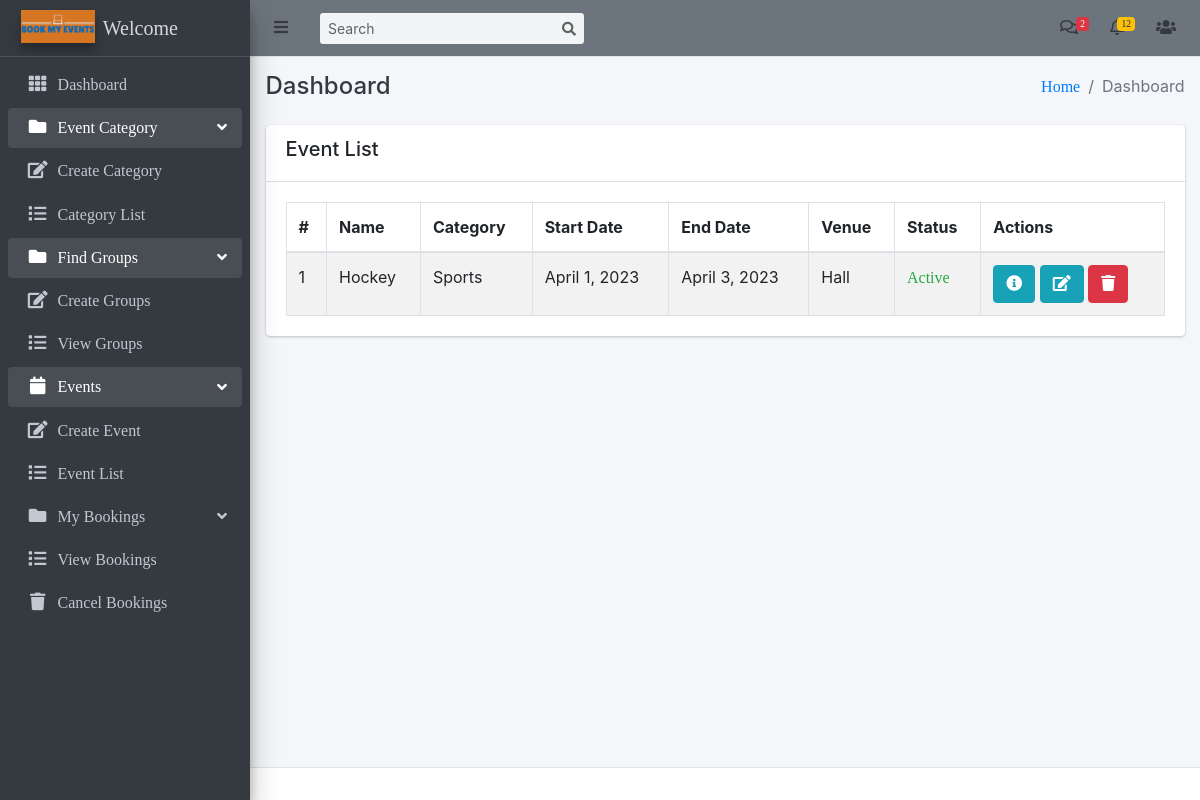
Page / (signed in) on the earlier database version.
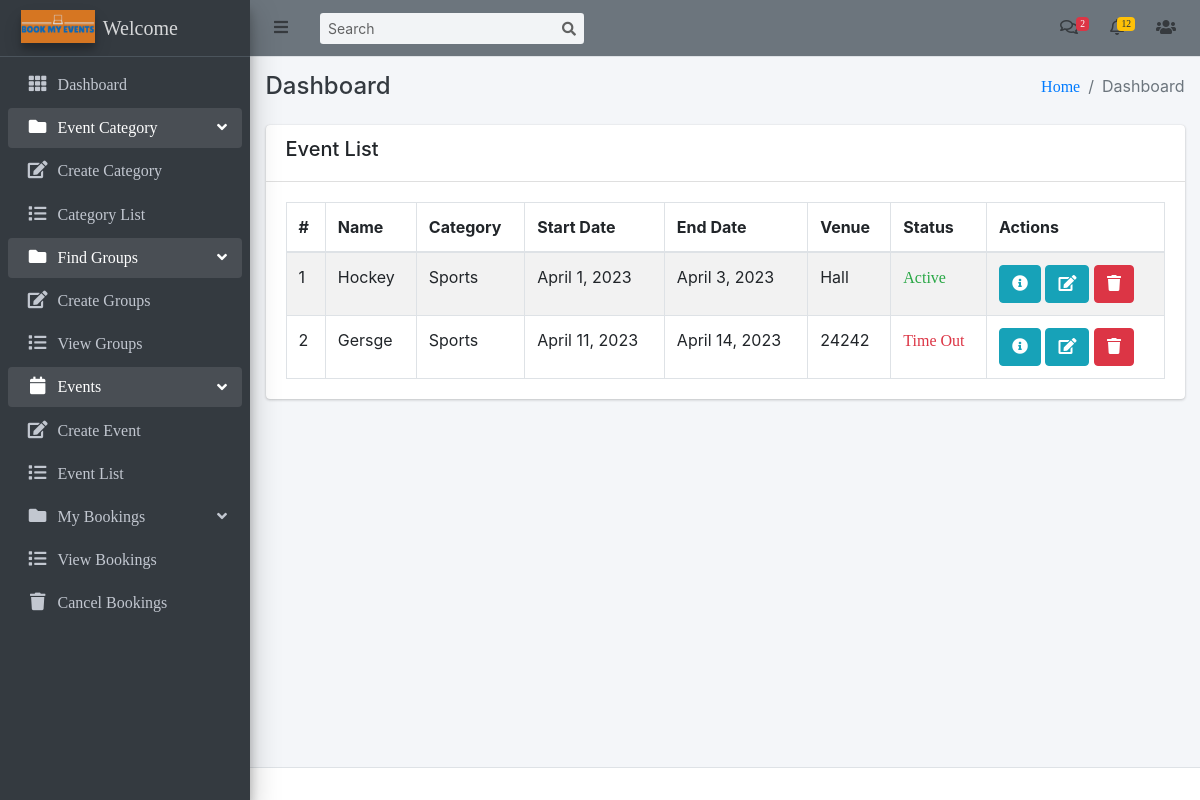
Same page on the later database version.
### events/models.py (models this page shows, shortened)
class Event(models.Model):
    category = models.ForeignKey(EventCategory, on_delete=models.CASCADE)
    name = models.CharField(max_length=255, unique=True)
    ufid = models.PositiveIntegerField(unique=True)
    description = RichTextUploadingField()
    select_scheduled_status = (
        ('yet to scheduled', 'Yet to Scheduled'),
        ('scheduled', 'Scheduled')
    )
    scheduled_status = models.CharField(max_length=25, choices=select_scheduled_status)
    venue = models.CharField(max_length=255)
    start_date = models.DateField()
    end_date = models.DateField()
    location = models.CharField(max_length=255)
    maximum_attende = models.PositiveIntegerField()
    num_tickets_available = models.PositiveIntegerField(default=0)
    created_user = models.ForeignKey('auth.User', on_delete=models.CASCADE, blank=True, null=True, related_name='event_created_user')
    updated_user = models.ForeignKey('auth.User', on_delete=models.CASCADE, blank=True, null=True, related_name='event_updated_user')
    created_date = models.DateField(auto_now_add=True)
    updated_date = models.DateField(auto_now_add=True)
    status_choice = (
        ('disabled', 'Disabled'),
        ('active', 'Active'),
        ('deleted', 'Deleted'),
        ('time out', 'Time Out'),
        ('completed', 'Completed'),
        ('cancel', 'Cancel'),
    )
    status = models.CharField(choices=status_choice, max_length=10)

class EventCategory(models.Model):
    name = models.CharField(max_length=255, unique=True)
    code = models.CharField(max_length=6, unique=True)
    image = models.ImageField(upload_to='event_category/')
    priority = models.IntegerField(unique=True)
    created_user = models.ForeignKey('auth.User', on_delete=models.CASCADE, related_name='created_user')
    updated_user = models.ForeignKey('auth.User', on_delete=models.CASCADE, related_name='updated_user')
    created_date = models.DateField(auto_now_add=True)
    updated_date = models.DateField(auto_now_add=True)
    status_choice = (
        ('disabled', 'Disabled'),
        ('active', 'Active'),
        ('deleted', 'Deleted'),
        ('blocked', 'Blocked'),
        ('completed', 'Completed'),
    )
    status = models.CharField(choices=status_choice, max_length=10)
    def __str__(self):
        return self.name

### event_management/views.py (the view)
# urls.py: path('', dashboard, name='dashboard'),
@login_required(login_url='login')
def dashboard(request):
    user = User.objects.count()
    event_ctg = EventCategory.objects.count()
    event = Event.objects.count()
    complete_event = Event.objects.filter(status='completed').count()
    events = Event.objects.all()
    context = {
        'user': user,
        'event_ctg': event_ctg,
        'event': event,
        'complete_event': complete_event,
        'events': events
    }
    return render(request, 'dashboard.html', context)

### templates/dashboard.html (shortened to what this page needs)
{% extends 'base/base.html' %} {% block title %}Dashboard{% endblock title %} {% block breadcrumb %}Dashboard{% endblock breadcrumb %} {% block content %}
<div class="row">
    <div class="col-md-12">
        <div class="card">
            <div class="card-header">
                <div class="row">
                    <div class="col-md-5">
                        <h5>Event List</h5>
                    </div>
                </div>
            </div>
            <div class="card-body">
                <table class="table table-striped table-bordered datatable dataTable no-footer" id="DataTables_Table_0" role="grid" aria-describedby="DataTables_Table_0_info" style="border-collapse: collapse !important">
                    <thead>
                        <tr role="row">
                            <th>#</th>
                            <th>Name</th>
                            <th>Category</th>
                            <th>Start Date</th>
                            <th>End Date</th>
                            <th>Venue</th>
                            <th>Status</th>
                            <th>Actions</th>
                        </tr>
                    </thead>
                    <tbody>
                        {% for event in events %}
                        <tr>
                            <td>{{ forloop.counter }}</td>
                            <td>{{ event.name|capfirst }}</td>
                            <td>{{ event.category }}</td>
                            <td>{{ event.start_date }}</td>
                            <td>{{ event.end_date }}</td>
                            <td>{{ event.venue|capfirst }}</td>
                            <td>
                                {% if event.status == 'active' %}
                                <a href="{% url 'update-event-status' event.id %}" class="text-success">{{ event.status|title }}</a> {% elif event.status == 'completed' %}
                                <a href="{% url 'update-event-status' event.id %}" class="text-primary">{{ event.status|title }}</a> {% else %}
                                <a href="{% url 'update-event-status' event.id %}" class="text-danger">{{ event.status|title }}</a> {% endif %}
                            </td>
                            <td>
                                <a class="btn btn-info" href="{% url 'event-detail' event.pk %}" title="view">
                                    <i class="fa fa-info-circle"></i>
                                </a>
                                <a class="btn btn-info" href="{% url 'event-edit' event.pk %}" title="edit">
                                    <i class="fa fa-edit"></i>
                                </a>
                                <a class="btn btn-danger" href="{% url 'event-delete' event.pk %}" title="delete">
                                    <i class="fa fa-trash"></i>
                                </a>
                            </td>
                        </tr>
                        {% endfor %}
                    </tbody>
                </table>
            </div>
        </div>
    </div>
</div>
{% endblock content %}

Differences in the rows shown:
added Event: name "Gersge", category "Sports", start_date "April 11, 2023", end_date "April 14, 2023", venue "24242", status "Time Out"
